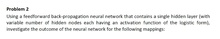
%> input picture Image/OCR_INPUT_IMAGE.jpg, 220 x 39 px, shrunk from 764 x 137 before the run
$ octave --eval "result = OCRvision(imread('OCR_INPUT_IMAGE.jpg'));"   (GNU Octave 9; MATLAB toolbox functions it lacks are replaced by stand-ins)
%> lines starting %> are read from the running program, lines starting %| are printed output that depends on the picture; in (x1, y1, x2, y2) boxes, pixels count from 0 and x2, y2 are one past the last pixel; in counts of white or black regions, pixels touching at a corner belong together; the program's own positions count from 1
function [page] = OCRvision(inputImage)
%parameters to fine tune blob close functions
P = [30,30];    %for paragraph
L = [5,30];    %for line
W = [10,5];   %for word
C = [5,1];    %for char
%AST objects
WORD = [];
LINE = [];
PARAGRAPH = [];
PAGE = [];
%matlab blab analysis object
hblob = vision.BlobAnalysis( ...
    'AreaOutputPort', false, ...
    'CentroidOutputPort', false, ...
    'BoundingBoxOutputPort', true, ...
    'OutputDataType', 'single', ...
    'MaximumCount', intmax, ...
    'MinimumBlobArea', 0, ...
    'MaximumBlobArea', intmax ...
    );
%convert color image to grey
greyImage = rgb2gray(inputImage);
%imshow(greyImage);
%run image through a binary filter
level = graythresh(greyImage);
%> level = 0.827
BINARYIMAGE = im2bw(greyImage,level);
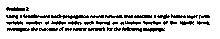
%> BINARYIMAGE: size 39x220 logical; 84.3% white; black in thin lines or dots, all inside (x1, y1, x2, y2) = (6, 7, 210, 32)
BINARYIMAGE = imcomplement(BINARYIMAGE);
%close binary image to create paragraph blobs, and return the coordinates
%of their bounding boxes
SE = strel('rectangle', P);
paragraphBlob = imclose(BINARYIMAGE,SE);
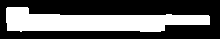
%> paragraphBlob: size 39x220 logical; 37.6% white; 1 white region, box (x1, y1, x2, y2) and area: (6, 7, 210, 32) 3227
[paragraphBbox] = step(hblob, paragraphBlob);
%> paragraphBbox = [7 8 204 25]
paragraphBbox = sortrows(paragraphBbox,2);
%for each paragraph bounding box
for i=1:size(paragraphBbox,1)
    x1=paragraphBbox(i,1);
    y1=paragraphBbox(i,2);
    x2=x1+paragraphBbox(i,3)-1;
    y2=y1+paragraphBbox(i,4)-1;
    PARAGRAPHIMAGE = BINARYIMAGE(y1:y2,x1:x2);
    %close binary image to create line blobs, and return the coordinates of
    %their bouding boxes
    SE = strel('rectangle', L);
    lineBlob = imclose(PARAGRAPHIMAGE,SE);
    lineBbox = step(hblob, lineBlob);
    lineBbox = sortrows(lineBbox,2);
    %for each line bounding box
    for l=1:size(lineBbox,1);
        x1=lineBbox(l,1);
        y1=lineBbox(l,2);
        x2=x1+lineBbox(l,3)-1;
        y2=y1+lineBbox(l,4)-1;
        LINEIMAGE = PARAGRAPHIMAGE(y1:y2,x1:x2);
        %close binary image to create word blobs, and return the coordinates of
        %their bouding boxes
        SE = strel('rectangle', W);
        wordBlob = imclose(LINEIMAGE,SE);
        wordBbox = step(hblob, wordBlob);
        wordBbox = sortrows(wordBbox,1);
        %for each word bounding box
        for j=1:size(wordBbox,1)
            x1=wordBbox(j,1);
            y1=wordBbox(j,2);
            x2=x1+wordBbox(j,3)-1;
            y2=y1+wordBbox(j,4)-1;
            WORDIMAGE = LINEIMAGE(y1:y2,x1:x2);
            %close binary image to create char blobs, and return the
            %coordinates of their bounding boxes
            SE = strel('rectangle', C);
            charBlob = imclose(WORDIMAGE,SE);
            charBbox = step(hblob, charBlob);
            charBbox = sortrows(charBbox,1);
            %for each char bounding box
            for k=1:size(charBbox,1)
                x1=charBbox(k,1);
                y1=charBbox(k,2);
                x2=x1+charBbox(k,3)-1;
                y2=y1+charBbox(k,4)-1;
                CHARIMAGE = WORDIMAGE(y1:y2,x1:x2);
                %construct word object using char image matrices
                WORD{k} = CHARIMAGE;
            end
            %use word objects to create line object
            LINE{j} = WORD;
            WORD = [];
        end
        %use line objects to create paragraph object
        PARAGRAPH{l} = LINE;
        LINE = [];
    end
    %use paragraph objects to create page object
    PAGE{i} = PARAGRAPH;
    PARAGRAPH = [];
end
%> this loop made 1 pass
%> lineBbox on pass 1: [1 1 204 25]
%> pass 1, in OCRvision, `PARAGRAPHIMAGE = BINARYIMAGE(y1:y2,x1:x2);`:
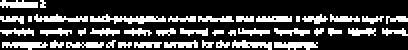
%> PARAGRAPHIMAGE: size 25x204 logical (shown 2 times larger); 26.5% white in thin lines or dots
%> pass 1, in OCRvision, `lineBlob = imclose(PARAGRAPHIMAGE,SE);`:
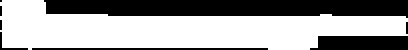
%> lineBlob: size 25x204 logical (shown 2 times larger); 63% white; 8 black regions (4 under 20 px), largest, box (x1, y1, x2, y2) and area: (22, 0, 204, 9) 1413, (155, 18, 204, 25) 319, (16, 24, 134, 25) 118, (0, 16, 14, 25) 22
%> after the loop, PAGE = 1 item
%return page object for neural processing
page = PAGE;
%> page = 1 item
end
